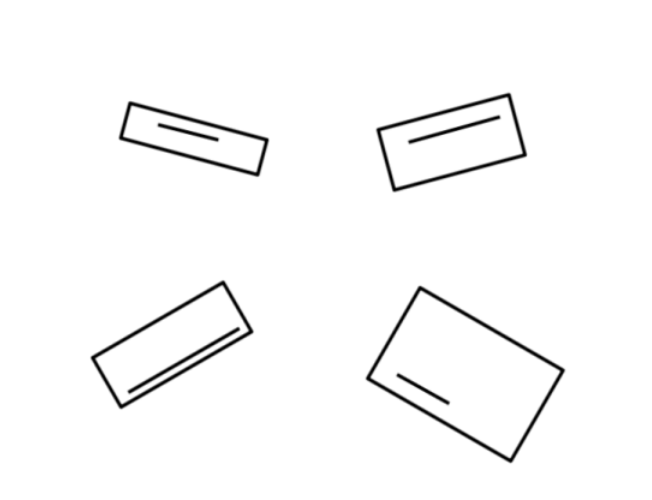
#> input picture R3.PNG, 652 x 500 px, found by its file name
$ python rectangle_numbering.py
#> lines starting #> are read from the running program, lines starting #| are printed output that depends on the picture; after the words box and inside, x2 and y2 are one past the last pixel; in counts of white or black regions, pixels touching at a corner belong together
import cv2
import numpy as np

# Reading, grayscale and threshold
img = cv2.imread('R3.png')
#> img is the input picture: shape (500, 652, 3); min 0, max 255, mean 249.3
gray = cv2.cvtColor(img,cv2.COLOR_BGR2GRAY)
ret,thresh = cv2.threshold(gray,50,255,1)
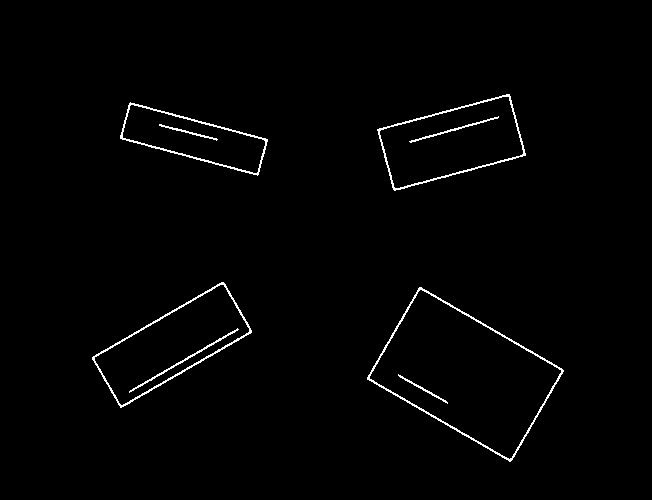
#> thresh: shape (500, 652); 1.3% white in thin lines or dots, all inside (x1, y1, x2, y2) = (92, 94, 564, 462)

# Find contours with cv2.RETR_CCOMP
contours,hierarchy = cv2.findContours(thresh,cv2.RETR_CCOMP,cv2.CHAIN_APPROX_SIMPLE)
#> contours = 12 contours; largest, box (x1, y1, x2, y2) and area: (367, 287, 564, 462) 17625, (369, 289, 562, 460) 16970, (92, 282, 252, 408) 8827, (377, 94, 526, 191) 8656, (94, 284, 250, 406) 8313

for i,c in enumerate(contours):
    if hierarchy[0,i,3] == -1 and cv2.contourArea(c)>50:
        x,y,w,h = cv2.boundingRect(c)
        cv2.drawContours(img,contours,i,(68,214,44),4)
        cv2.putText(img, str(w), (x,y - 10), cv2.FONT_HERSHEY_SIMPLEX, 0.9, (36,255,12), 2)

        m = cv2.moments(c)
        cx,cy = m['m10']/m['m00'],m['m01']/m['m00']
        cv2.circle(img,(int(cx),int(cy)),3,255,-1)
#> this loop made 12 passes
#> (x, y, w, h, cx, cy) on passes 1, 2, 3, 5, 7, 8, 9, 11: (398, 374, 50, 30, 422.4, 388.5), (129, 328, 110, 65, 184.4, 359.3), (367, 287, 197, 175, 464.9, 373.9), (92, 282, 160, 126, 171.7, 344.2), (159, 124, 59, 17, 187.7, 131.8), (409, 116, 90, 27, 452.9, 129.4), (120, 102, 148, 74, 193.4, 138.5), (377, 94, 149, 97, 451.1, 141.9)
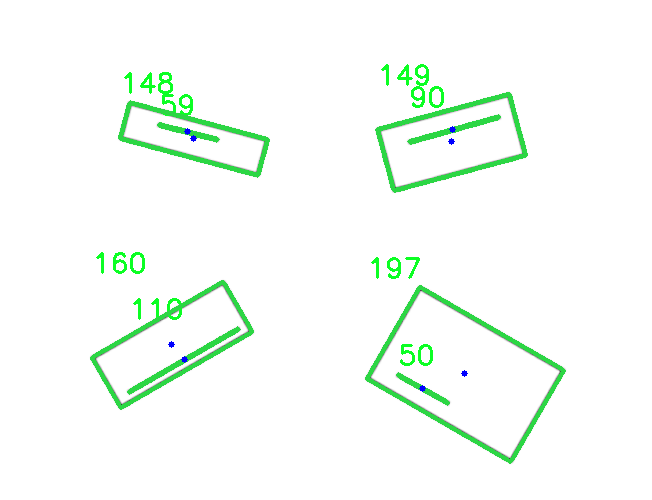
#> img: shape (500, 652, 3); 3.86% of pixels changed, all inside (x1, y1, x2, y2) = (90, 64, 566, 464)


cv2.imshow('img',img)
cv2.waitKey(0)
cv2.destroyAllWindows()
